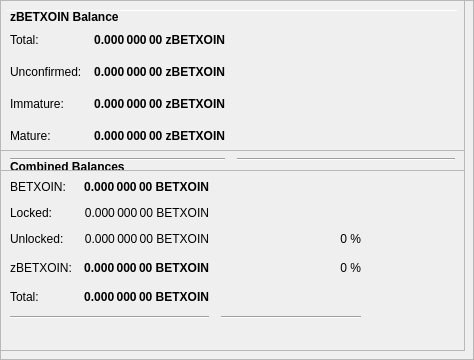
        <widget class="QFrame" name="frameObfuscation">
         <property name="minimumSize">
          <size>
           <width>0</width>
           <height>350</height>
          </size>
         </property>
         <property name="layoutDirection">
          <enum>Qt::LeftToRight</enum>
         </property>
         <property name="frameShape">
          <enum>QFrame::StyledPanel</enum>
         </property>
         <property name="frameShadow">
          <enum>QFrame::Raised</enum>
         </property>
         <widget class="QPushButton" name="runAutoDenom">
          <property name="geometry">
           <rect>
            <x>251</x>
            <y>17</y>
            <width>1</width>
            <height>1</height>
           </rect>
          </property>
          <property name="palette">
           <palette>
            <active>
             <colorrole role="WindowText">
              <brush brushstyle="SolidPattern">
               <color alpha="255">
                <red>0</red>
                <green>0</green>
                <blue>0</blue>
               </color>
              </brush>
             </colorrole>
             <colorrole role="Button">
              <brush brushstyle="SolidPattern">
               <color alpha="255">
                <red>239</red>
                <green>238</green>
                <blue>238</blue>
               </color>
              </brush>
             </colorrole>
             <colorrole role="Light">
              <brush brushstyle="SolidPattern">
               <color alpha="255">
                <red>255</red>
                <green>255</green>
                <blue>255</blue>
               </color>
              </brush>
             </colorrole>
             <colorrole role="Midlight">
              <brush brushstyle="SolidPattern">
               <color alpha="255">
                <red>247</red>
                <green>246</green>
                <blue>246</blue>
               </color>
              </brush>
             </colorrole>
             <colorrole role="Dark">
              <brush brushstyle="SolidPattern">
               <color alpha="255">
                <red>119</red>
                <green>119</green>
                <blue>119</blue>
               </color>
              </brush>
             </colorrole>
             <colorrole role="Mid">
              <brush brushstyle="SolidPattern">
               <color alpha="255">
                <red>159</red>
                <green>159</green>
                <blue>159</blue>
               </color>
              </brush>
             </colorrole>
             <colorrole role="Text">
              <brush brushstyle="SolidPattern">
               <color alpha="255">
                <red>0</red>
                <green>0</green>
                <blue>0</blue>
               </color>
              </brush>
             </colorrole>
             <colorrole role="BrightText">
              <brush brushstyle="SolidPattern">
               <color alpha="255">
                <red>255</red>
                <green>255</green>
                <blue>255</blue>
               </color>
              </brush>
             </colorrole>
             <colorrole role="ButtonText">
              <brush brushstyle="SolidPattern">
               <color alpha="255">
                <red>0</red>
                <green>0</green>
                <blue>0</blue>
               </color>
              </brush>
             </colorrole>
             <colorrole role="Base">
              <brush brushstyle="SolidPattern">
               <color alpha="255">
                <red>255</red>
                <green>255</green>
                <blue>255</blue>
               </color>
              </brush>
             </colorrole>
             <colorrole role="Window">
              <brush brushstyle="SolidPattern">
               <color alpha="255">
                <red>239</red>
                <green>238</green>
                <blue>238</blue>
               </color>
              </brush>
             </colorrole>
             <colorrole role="Shadow">
              <brush brushstyle="SolidPattern">
               <color alpha="255">
                <red>0</red>
                <green>0</green>
                <blue>0</blue>
               </color>
              </brush>
             </colorrole>
             <colorrole role="AlternateBase">
              <brush brushstyle="SolidPattern">
               <color alpha="255">
                <red>247</red>
                <green>246</green>
                <blue>246</blue>
               </color>
              </brush>
             </colorrole>
             <colorrole role="ToolTipBase">
              <brush brushstyle="SolidPattern">
               <color alpha="255">
                <red>255</red>
                <green>255</green>
                <blue>220</blue>
               </color>
              </brush>
             </colorrole>
             <colorrole role="ToolTipText">
              <brush brushstyle="SolidPattern">
               <color alpha="255">
                <red>0</red>
                <green>0</green>
                <blue>0</blue>
               </color>
              </brush>
             </colorrole>
            </active>
            <inactive>
             <colorrole role="WindowText">
              <brush brushstyle="SolidPattern">
               <color alpha="255">
                <red>0</red>
                <green>0</green>
                <blue>0</blue>
               </color>
              </brush>
             </colorrole>
             <colorrole role="Button">
              <brush brushstyle="SolidPattern">
               <color alpha="255">
                <red>239</red>
                <green>238</green>
                <blue>238</blue>
               </color>
              </brush>
             </colorrole>
             <colorrole role="Light">
              <brush brushstyle="SolidPattern">
               <color alpha="255">
                <red>255</red>
                <green>255</green>
                <blue>255</blue>
               </color>
              </brush>
             </colorrole>
             <colorrole role="Midlight">
              <brush brushstyle="SolidPattern">
               <color alpha="255">
                <red>247</red>
                <green>246</green>
                <blue>246</blue>
               </color>
              </brush>
             </colorrole>
             <colorrole role="Dark">
              <brush brushstyle="SolidPattern">
               <color alpha="255">
                <red>119</red>
                <green>119</green>
                <blue>119</blue>
               </color>
              </brush>
             </colorrole>
             <colorrole role="Mid">
              <brush brushstyle="SolidPattern">
               <color alpha="255">
                <red>159</red>
                <green>159</green>
                <blue>159</blue>
               </color>
              </brush>
             </colorrole>
             <colorrole role="Text">
              <brush brushstyle="SolidPattern">
               <color alpha="255">
                <red>0</red>
                <green>0</green>
                <blue>0</blue>
               </color>
              </brush>
             </colorrole>
             <colorrole role="BrightText">
              <brush brushstyle="SolidPattern">
               <color alpha="255">
                <red>255</red>
                <green>255</green>
                <blue>255</blue>
               </color>
              </brush>
             </colorrole>
             <colorrole role="ButtonText">
              <brush brushstyle="SolidPattern">
               <color alpha="255">
                <red>0</red>
                <green>0</green>
                <blue>0</blue>
               </color>
              </brush>
             </colorrole>
             <colorrole role="Base">
              <brush brushstyle="SolidPattern">
               <color alpha="255">
                <red>255</red>
                <green>255</green>
                <blue>255</blue>
               </color>
              </brush>
             </colorrole>
             <colorrole role="Window">
              <brush brushstyle="SolidPattern">
               <color alpha="255">
                <red>239</red>
                <green>238</green>
                <blue>238</blue>
               </color>
              </brush>
             </colorrole>
             <colorrole role="Shadow">
              <brush brushstyle="SolidPattern">
               <color alpha="255">
                <red>0</red>
                <green>0</green>
                <blue>0</blue>
               </color>
              </brush>
             </colorrole>
             <colorrole role="AlternateBase">
              <brush brushstyle="SolidPattern">
               <color alpha="255">
                <red>247</red>
                <green>246</green>
                <blue>246</blue>
               </color>
              </brush>
             </colorrole>
             <colorrole role="ToolTipBase">
              <brush brushstyle="SolidPattern">
               <color alpha="255">
                <red>255</red>
                <green>255</green>
                <blue>220</blue>
               </color>
              </brush>
             </colorrole>
             <colorrole role="ToolTipText">
              <brush brushstyle="SolidPattern">
               <color alpha="255">
                <red>0</red>
                <green>0</green>
                <blue>0</blue>
               </color>
              </brush>
             </colorrole>
            </inactive>
            <disabled>
             <colorrole role="WindowText">
              <brush brushstyle="SolidPattern">
               <color alpha="255">
                <red>119</red>
                <green>119</green>
                <blue>119</blue>
               </color>
              </brush>
             </colorrole>
             <colorrole role="Button">
              <brush brushstyle="SolidPattern">
               <color alpha="255">
                <red>239</red>
                <green>238</green>
                <blue>238</blue>
               </color>
              </brush>
             </colorrole>
             <colorrole role="Light">
              <brush brushstyle="SolidPattern">
               <color alpha="255">
                <red>255</red>
                <green>255</green>
                <blue>255</blue>
               </color>
              </brush>
             </colorrole>
             <colorrole role="Midlight">
              <brush brushstyle="SolidPattern">
               <color alpha="255">
                <red>247</red>
                <green>246</green>
                <blue>246</blue>
               </color>
              </brush>
             </colorrole>
             <colorrole role="Dark">
              <brush brushstyle="SolidPattern">
               <color alpha="255">
                <red>119</red>
                <green>119</green>
                <blue>119</blue>
               </color>
              </brush>
             </colorrole>
             <colorrole role="Mid">
              <brush brushstyle="SolidPattern">
               <color alpha="255">
                <red>159</red>
                <green>159</green>
                <blue>159</blue>
               </color>
              </brush>
             </colorrole>
             <colorrole role="Text">
              <brush brushstyle="SolidPattern">
               <color alpha="255">
                <red>119</red>
                <green>119</green>
                <blue>119</blue>
               </color>
              </brush>
             </colorrole>
             <colorrole role="BrightText">
              <brush brushstyle="SolidPattern">
               <color alpha="255">
                <red>255</red>
                <green>255</green>
                <blue>255</blue>
               </color>
              </brush>
             </colorrole>
             <colorrole role="ButtonText">
              <brush brushstyle="SolidPattern">
               <color alpha="255">
                <red>119</red>
                <green>119</green>
                <blue>119</blue>
               </color>
              </brush>
             </colorrole>
             <colorrole role="Base">
              <brush brushstyle="SolidPattern">
               <color alpha="255">
                <red>239</red>
                <green>238</green>
                <blue>238</blue>
               </color>
              </brush>
             </colorrole>
             <colorrole role="Window">
              <brush brushstyle="SolidPattern">
               <color alpha="255">
                <red>239</red>
                <green>238</green>
                <blue>238</blue>
               </color>
              </brush>
             </colorrole>
             <colorrole role="Shadow">
              <brush brushstyle="SolidPattern">
               <color alpha="255">
                <red>0</red>
                <green>0</green>
                <blue>0</blue>
               </color>
              </brush>
             </colorrole>
             <colorrole role="AlternateBase">
              <brush brushstyle="SolidPattern">
               <color alpha="255">
                <red>239</red>
                <green>238</green>
                <blue>238</blue>
               </color>
              </brush>
             </colorrole>
             <colorrole role="ToolTipBase">
              <brush brushstyle="SolidPattern">
               <color alpha="255">
                <red>255</red>
                <green>255</green>
                <blue>220</blue>
               </color>
              </brush>
             </colorrole>
             <colorrole role="ToolTipText">
              <brush brushstyle="SolidPattern">
               <color alpha="255">
                <red>0</red>
                <green>0</green>
                <blue>0</blue>
               </color>
              </brush>
             </colorrole>
            </disabled>
           </palette>
          </property>
          <property name="focusPolicy">
           <enum>Qt::NoFocus</enum>
          </property>
          <property name="autoFillBackground">
           <bool>true</bool>
          </property>
          <property name="text">
           <string/>
          </property>
          <property name="flat">
           <bool>true</bool>
          </property>
         </widget>
         <widget class="Line" name="line">
          <property name="geometry">
           <rect>
            <x>7</x>
            <y>10</y>
            <width>451</width>
            <height>1</height>
           </rect>
          </property>
          <property name="orientation">
           <enum>Qt::Horizontal</enum>
          </property>
         </widget>
         <widget class="QFrame" name="frame_3">
          <property name="geometry">
           <rect>
            <x>0</x>
            <y>150</y>
            <width>465</width>
            <height>201</height>
           </rect>
          </property>
          <property name="frameShape">
           <enum>QFrame::StyledPanel</enum>
          </property>
          <property name="frameShadow">
           <enum>QFrame::Raised</enum>
          </property>
          <layout class="QVBoxLayout" name="verticalLayout_5">
           <item>
            <layout class="QHBoxLayout" name="horizontalLayout_5" stretch="0">
             <item>
              <widget class="QLabel" name="label_5z">
               <property name="maximumSize">
                <size>
                 <width>16777215</width>
                 <height>20</height>
                </size>
               </property>
               <property name="font">
                <font>
                 <weight>75</weight>
                 <bold>true</bold>
                </font>
               </property>
               <property name="toolTip">
                <string>Combined Balances (including unconfirmed and immature coins)</string>
               </property>
               <property name="text">
                <string>&lt;html&gt;&lt;head/&gt;&lt;body&gt;&lt;p&gt;Combined Balances&lt;/p&gt;&lt;/body&gt;&lt;/html&gt;</string>
               </property>
              </widget>
             </item>
            </layout>
           </item>
           <item>
            <layout class="QGridLayout" name="gridLayout_3">
             <property name="spacing">
              <number>12</number>
             </property>
             <item row="7" column="0" colspan="2">
              <widget class="Line" name="lineSpendableBalance_3">
               <property name="orientation">
                <enum>Qt::Horizontal</enum>
               </property>
              </widget>
             </item>
             <item row="7" column="2">
              <widget class="Line" name="lineWatchBalance_3">
               <property name="sizePolicy">
                <sizepolicy hsizetype="Preferred" vsizetype="Fixed">
                 <horstretch>0</horstretch>
                 <verstretch>0</verstretch>
                </sizepolicy>
               </property>
               <property name="minimumSize">
                <size>
                 <width>140</width>
                 <height>0</height>
                </size>
               </property>
               <property name="orientation">
                <enum>Qt::Horizontal</enum>
               </property>
              </widget>
             </item>
             <item row="4" column="1">
              <widget class="QLabel" name="labelzBalancez">
               <property name="font">
                <font>
                 <weight>75</weight>
                 <bold>true</bold>
                </font>
               </property>
               <property name="cursor">
                <cursorShape>IBeamCursor</cursorShape>
               </property>
               <property name="toolTip">
                <string>Total of transactions that have yet to be confirmed, and do not yet count toward the spendable balance</string>
               </property>
               <property name="text">
                <string notr="true">0.000 000 00 BETXOIN</string>
               </property>
               <property name="alignment">
                <set>Qt::AlignRight|Qt::AlignTrailing|Qt::AlignVCenter</set>
               </property>
               <property name="textInteractionFlags">
                <set>Qt::LinksAccessibleByMouse|Qt::TextSelectableByKeyboard|Qt::TextSelectableByMouse</set>
               </property>
              </widget>
             </item>
             <item row="6" column="1">
              <widget class="QLabel" name="labelTotalz">
               <property name="font">
                <font>
                 <weight>75</weight>
                 <bold>true</bold>
                </font>
               </property>
               <property name="cursor">
                <cursorShape>IBeamCursor</cursorShape>
               </property>
               <property name="toolTip">
                <string>Total Balance, including unconfirmed and immature coins.</string>
               </property>
               <property name="text">
                <string notr="true">0.000 000 00 BETXOIN</string>
               </property>
               <property name="alignment">
                <set>Qt::AlignRight|Qt::AlignTrailing|Qt::AlignVCenter</set>
               </property>
               <property name="textInteractionFlags">
                <set>Qt::LinksAccessibleByMouse|Qt::TextSelectableByKeyboard|Qt::TextSelectableByMouse</set>
               </property>
              </widget>
             </item>
             <item row="4" column="3">
              <spacer name="horizontalSpacer_6">
               <property name="orientation">
                <enum>Qt::Horizontal</enum>
               </property>
               <property name="sizeHint" stdset="0">
                <size>
                 <width>40</width>
                 <height>20</height>
                </size>
               </property>
              </spacer>
             </item>
             <item row="6" column="0">
              <widget class="QLabel" name="labelTotalTextz">
               <property name="text">
                <string>Total:</string>
               </property>
              </widget>
             </item>
             <item row="1" column="0">
              <widget class="QLabel" name="labelBalanceTextz">
               <property name="text">
                <string>BETXOIN:</string>
               </property>
              </widget>
             </item>
             <item row="1" column="1">
              <widget class="QLabel" name="labelBalancez">
               <property name="font">
                <font>
                 <weight>75</weight>
                 <bold>true</bold>
                </font>
               </property>
               <property name="cursor">
                <cursorShape>IBeamCursor</cursorShape>
               </property>
               <property name="toolTip">
                <string>Your current spendable balance</string>
               </property>
               <property name="text">
                <string notr="true">0.000 000 00 BETXOIN</string>
               </property>
               <property name="alignment">
                <set>Qt::AlignRight|Qt::AlignTrailing|Qt::AlignVCenter</set>
               </property>
               <property name="textInteractionFlags">
                <set>Qt::LinksAccessibleByMouse|Qt::TextSelectableByKeyboard|Qt::TextSelectableByMouse</set>
               </property>
              </widget>
             </item>
             <item row="4" column="0">
              <widget class="QLabel" name="labelzBalanceTextz">
               <property name="toolTip">
                <string/>
               </property>
               <property name="text">
                <string>zBETXOIN:</string>
               </property>
              </widget>
             </item>
             <item row="4" column="2">
              <widget class="QLabel" name="labelzBETXOINPercent">
               <property name="toolTip">
                <string>Current percentage of zBETXOIN.
If AutoMint is enabled this percentage will settle around the configured AutoMint percentage (default = 10%)</string>
               </property>
               <property name="text">
                <string>0 %</string>
               </property>
               <property name="alignment">
                <set>Qt::AlignRight|Qt::AlignTrailing|Qt::AlignVCenter</set>
               </property>
              </widget>
             </item>
             <item row="6" column="2">
              <widget class="QLabel" name="label100Percent">
               <property name="text">
                <string/>
               </property>
               <property name="alignment">
                <set>Qt::AlignRight|Qt::AlignTrailing|Qt::AlignVCenter</set>
               </property>
              </widget>
             </item>
             <item row="2" column="1">
              <widget class="QLabel" name="labelLockedBalance">
               <property name="toolTip">
                <string>Locked BETXOIN or Masternode collaterals. These are excluded from zBETXOIN minting.</string>
               </property>
               <property name="text">
                <string>0.000 000 00 BETXOIN</string>
               </property>
               <property name="alignment">
                <set>Qt::AlignRight|Qt::AlignTrailing|Qt::AlignVCenter</set>
               </property>
              </widget>
             </item>
             <item row="2" column="0">
              <widget class="QLabel" name="labelLockedBalanceText">
               <property name="toolTip">
                <string>Locked BETXOIN or Masternode collaterals. These are excluded from zBETXOIN minting.</string>
               </property>
               <property name="text">
                <string>Locked:</string>
               </property>
              </widget>
             </item>
             <item row="3" column="0">
              <widget class="QLabel" name="labelUnLockedBalanceText">
               <property name="toolTip">
                <string>Unlocked BETXOINs. These can be used for zBETXOIN minting.</string>
               </property>
               <property name="text">
                <string>Unlocked:</string>
               </property>
              </widget>
             </item>
             <item row="3" column="1">
              <widget class="QLabel" name="labelUnLockedBalance">
               <property name="toolTip">
                <string>Unlocked BETXOINs. These can be used for zBETXOIN minting.</string>
               </property>
               <property name="text">
                <string>0.000 000 00 BETXOIN</string>
               </property>
               <property name="alignment">
                <set>Qt::AlignRight|Qt::AlignTrailing|Qt::AlignVCenter</set>
               </property>
              </widget>
             </item>
             <item row="3" column="2">
              <widget class="QLabel" name="labelBETXOINPercent">
               <property name="text">
                <string>0 %</string>
               </property>
               <property name="alignment">
                <set>Qt::AlignRight|Qt::AlignTrailing|Qt::AlignVCenter</set>
               </property>
              </widget>
             </item>
            </layout>
           </item>
           <item>
            <spacer name="verticalSpacer">
             <property name="orientation">
              <enum>Qt::Vertical</enum>
             </property>
             <property name="sizeHint" stdset="0">
              <size>
               <width>20</width>
               <height>40</height>
              </size>
             </property>
            </spacer>
           </item>
          </layout>
         </widget>
         <widget class="QFrame" name="frame_4">
          <property name="geometry">
           <rect>
            <x>0</x>
            <y>0</y>
            <width>465</width>
            <height>171</height>
           </rect>
          </property>
          <property name="frameShape">
           <enum>QFrame::StyledPanel</enum>
          </property>
          <property name="frameShadow">
           <enum>QFrame::Raised</enum>
          </property>
          <layout class="QVBoxLayout" name="verticalLayout_7">
           <item>
            <layout class="QHBoxLayout" name="horizontalLayout_8" stretch="0">
             <item>
              <widget class="QLabel" name="label_5z_3">
               <property name="maximumSize">
                <size>
                 <width>16777215</width>
                 <height>20</height>
                </size>
               </property>
               <property name="font">
                <font>
                 <weight>75</weight>
                 <bold>true</bold>
                </font>
               </property>
               <property name="text">
                <string>zBETXOIN Balance</string>
               </property>
              </widget>
             </item>
            </layout>
           </item>
           <item>
            <layout class="QGridLayout" name="gridLayout_5">
             <property name="spacing">
              <number>12</number>
             </property>
             <item row="4" column="0">
              <widget class="QLabel" name="labelzBalanceMatureText">
               <property name="toolTip">
                <string>Mature: more than 20 confirmation and more than 1 mints of the same denomination after it was minted.
These zBETXOIN are spendable.</string>
               </property>
               <property name="text">
                <string>Mature:</string>
               </property>
              </widget>
             </item>
             <item row="5" column="0" colspan="2">
              <widget class="Line" name="lineSpendableBalance_5">
               <property name="orientation">
                <enum>Qt::Horizontal</enum>
               </property>
              </widget>
             </item>
             <item row="1" column="1">
              <widget class="QLabel" name="labelzBalance">
               <property name="font">
                <font>
                 <weight>75</weight>
                 <bold>true</bold>
                </font>
               </property>
               <property name="cursor">
                <cursorShape>IBeamCursor</cursorShape>
               </property>
               <property name="toolTip">
                <string>All available zBETXOIN, unconfirmed and immature zBETXOIN included.</string>
               </property>
               <property name="text">
                <string notr="true">0.000 000 00 zBETXOIN</string>
               </property>
               <property name="alignment">
                <set>Qt::AlignRight|Qt::AlignTrailing|Qt::AlignVCenter</set>
               </property>
               <property name="textInteractionFlags">
                <set>Qt::LinksAccessibleByMouse|Qt::TextSelectableByKeyboard|Qt::TextSelectableByMouse</set>
               </property>
              </widget>
             </item>
             <item row="5" column="2">
              <widget class="Line" name="lineWatchBalance_5">
               <property name="sizePolicy">
                <sizepolicy hsizetype="Preferred" vsizetype="Fixed">
                 <horstretch>0</horstretch>
                 <verstretch>0</verstretch>
                </sizepolicy>
               </property>
               <property name="minimumSize">
                <size>
                 <width>140</width>
                 <height>0</height>
                </size>
               </property>
               <property name="orientation">
                <enum>Qt::Horizontal</enum>
               </property>
              </widget>
             </item>
             <item row="1" column="0">
              <widget class="QLabel" name="labelzBalanceText">
               <property name="toolTip">
                <string>All available zBETXOIN, unconfirmed and immature zBETXOIN included.</string>
               </property>
               <property name="text">
                <string>Total:</string>
               </property>
              </widget>
             </item>
             <item row="1" column="2">
              <spacer name="horizontalSpacer_8">
               <property name="orientation">
                <enum>Qt::Horizontal</enum>
               </property>
               <property name="sizeHint" stdset="0">
                <size>
                 <width>40</width>
                 <height>20</height>
                </size>
               </property>
              </spacer>
             </item>
             <item row="4" column="2">
              <spacer name="horizontalSpacer_4">
               <property name="orientation">
                <enum>Qt::Horizontal</enum>
               </property>
               <property name="sizeHint" stdset="0">
                <size>
                 <width>40</width>
                 <height>20</height>
                </size>
               </property>
              </spacer>
             </item>
             <item row="4" column="1">
              <widget class="QLabel" name="labelzBalanceMature">
               <property name="font">
                <font>
                 <weight>75</weight>
                 <bold>true</bold>
                </font>
               </property>
               <property name="toolTip">
                <string>Mature: more than 20 confirmation and more than 1 mints of the same denomination after it was minted.
These zBETXOIN are spendable.</string>
               </property>
               <property name="text">
                <string>0.000 000 00 zBETXOIN</string>
               </property>
               <property name="alignment">
                <set>Qt::AlignRight|Qt::AlignTrailing|Qt::AlignVCenter</set>
               </property>
              </widget>
             </item>
             <item row="2" column="0">
              <widget class="QLabel" name="labelzBalanceUnconfirmedText">
               <property name="toolTip">
                <string>Unconfirmed: less than 20 confirmations
Immature: confirmed, but less than 1 mints of the same denomination after it was minted</string>
               </property>
               <property name="text">
                <string>Unconfirmed:</string>
               </property>
              </widget>
             </item>
             <item row="2" column="1">
              <widget class="QLabel" name="labelzBalanceUnconfirmed">
               <property name="font">
                <font>
                 <weight>75</weight>
                 <bold>true</bold>
                </font>
               </property>
               <property name="toolTip">
                <string>Unconfirmed: less than 20 confirmations
Immature: confirmed, but less than 1 mints of the same denomination after it was minted</string>
               </property>
               <property name="text">
                <string>0.000 000 00 zBETXOIN</string>
               </property>
               <property name="alignment">
                <set>Qt::AlignRight|Qt::AlignTrailing|Qt::AlignVCenter</set>
               </property>
              </widget>
             </item>
             <item row="2" column="2">
              <spacer name="horizontalSpacer_5">
               <property name="orientation">
                <enum>Qt::Horizontal</enum>
               </property>
               <property name="sizeHint" stdset="0">
                <size>
                 <width>40</width>
                 <height>20</height>
                </size>
               </property>
              </spacer>
             </item>
             <item row="3" column="0">
              <widget class="QLabel" name="labelzBalanceImmatureText">
               <property name="toolTip">
                <string>Unconfirmed: less than 20 confirmations
Immature: confirmed, but less than 1 mints of the same denomination after it was minted</string>
               </property>
               <property name="text">
                <string>Immature:</string>
               </property>
              </widget>
             </item>
             <item row="3" column="1">
              <widget class="QLabel" name="labelzBalanceImmature">
               <property name="font">
                <font>
                 <weight>75</weight>
                 <bold>true</bold>
                </font>
               </property>
               <property name="toolTip">
                <string>Unconfirmed: less than 20 confirmations
Immature: confirmed, but less than 1 mints of the same denomination after it was minted</string>
               </property>
               <property name="text">
                <string>0.000 000 00 zBETXOIN</string>
               </property>
               <property name="alignment">
                <set>Qt::AlignRight|Qt::AlignTrailing|Qt::AlignVCenter</set>
               </property>
              </widget>
             </item>
             <item row="3" column="2">
              <spacer name="horizontalSpacer_7">
               <property name="orientation">
                <enum>Qt::Horizontal</enum>
               </property>
               <property name="sizeHint" stdset="0">
                <size>
                 <width>40</width>
                 <height>20</height>
                </size>
               </property>
              </spacer>
             </item>
            </layout>
           </item>
          </layout>
         </widget>
        </widget>
